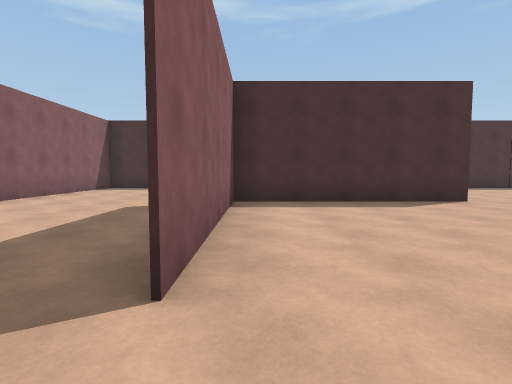
[1] (above)

17 first-person views from a walk through a 3-D level made in the Unity game engine. The camera is 1.3 m above the floor, tilts 4° down and sees 80° across. The floor is counted in squares, 2 m on a side. Each view is taken from the middle of a square. On the plan, view 1 faces up. The plan holds only what a view shows up to about 10 squares ahead; the rest is blank.

[2]
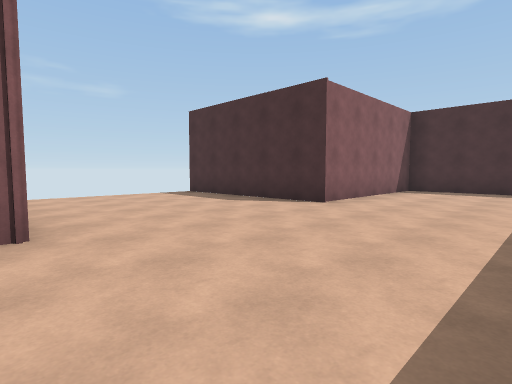

[3]
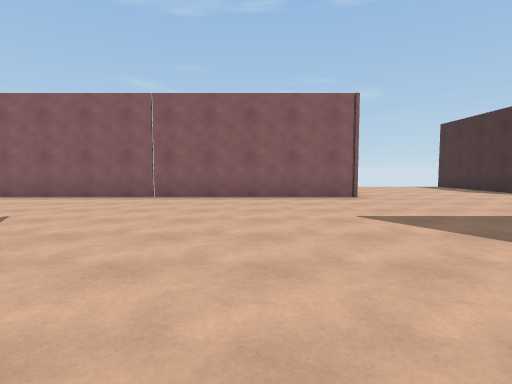

[4]
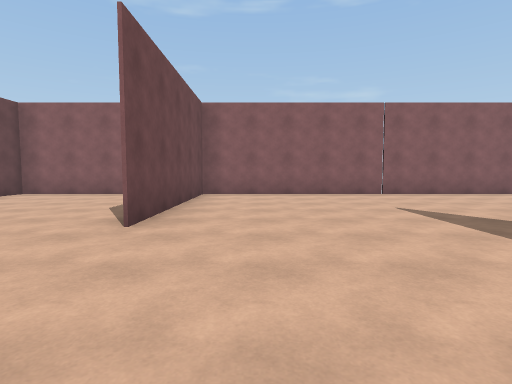

[5]
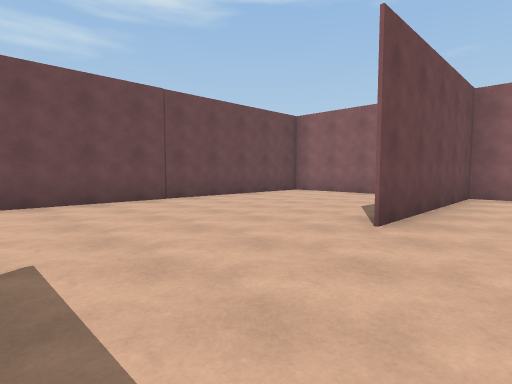

[6]
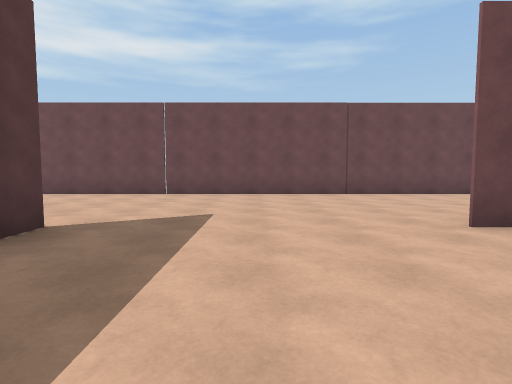

[7]
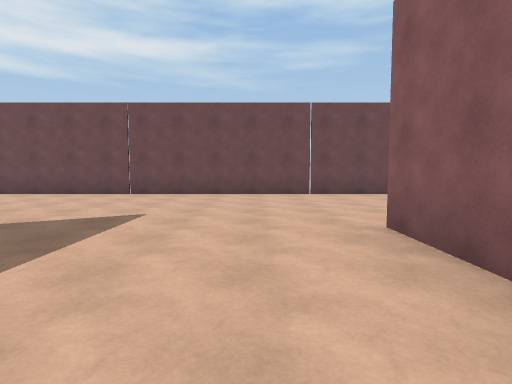

[8]
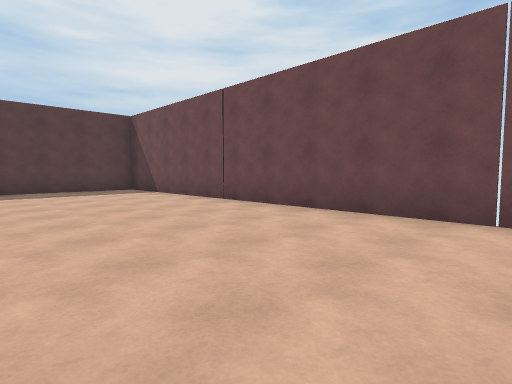

[9]
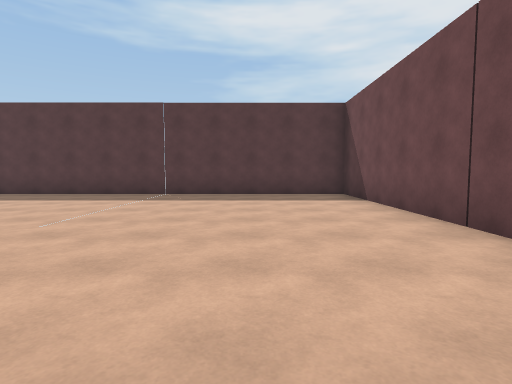

[10]
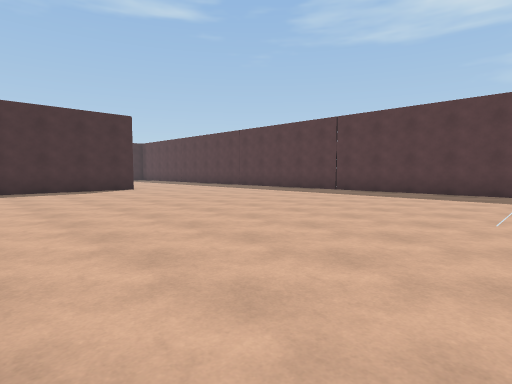

[11]
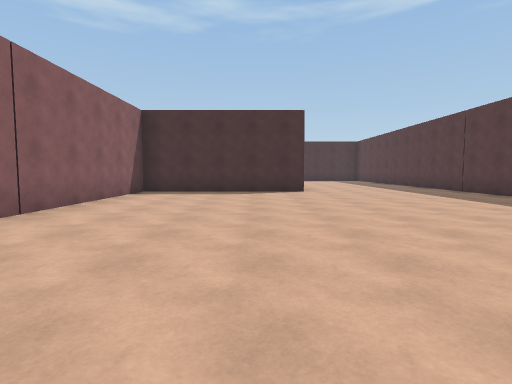

[12]
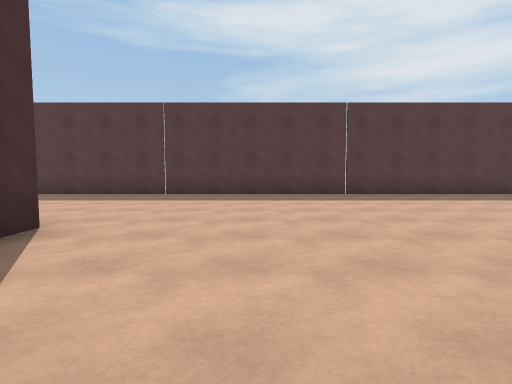

[13]
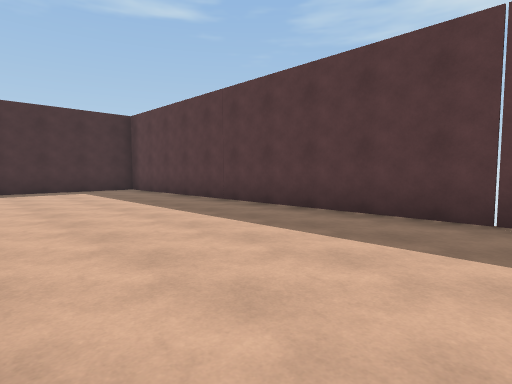

[14]
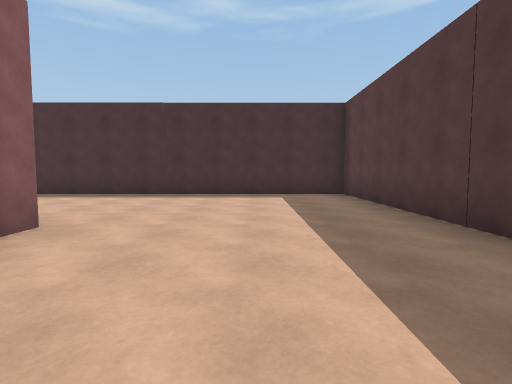

[15]
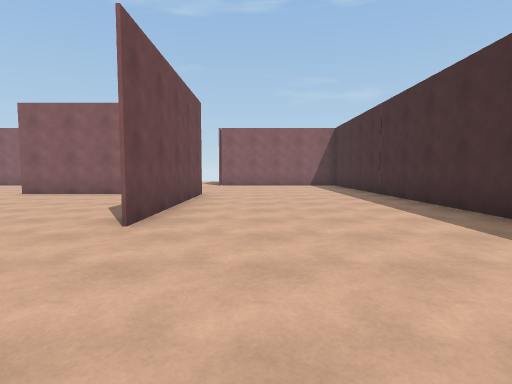

[16]
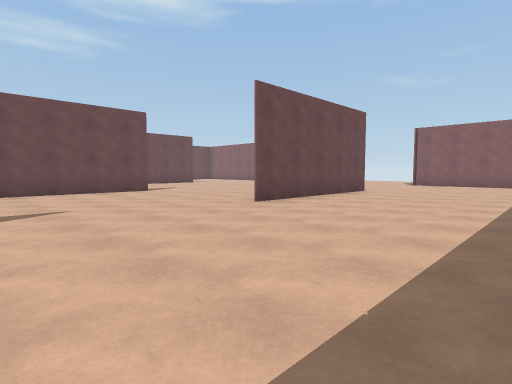

[17]
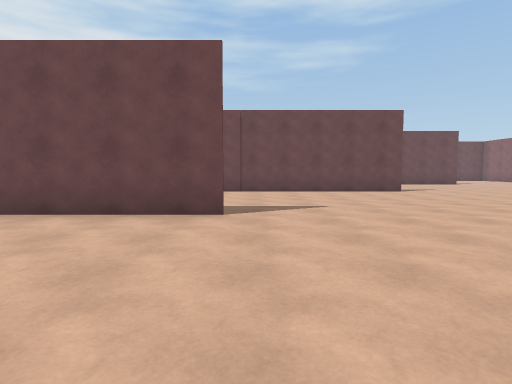

### Floor plan
Points are (right, up) in squares from view 1. A wall is a line through its corners. A room is listed if a view was taken in it or the views show most of it. See-through windows are left out.
Room 1 (views 1, 2, 3, 4, 5, 6, 7, 8, 9, 10, 11, 12, 13, 14, 15, 16, 17)
walls: (4.4, 1.5) (10, 1.5); (4.5, -6.8) (4.5, -8.5); (4.5, 6.4) (-0.5, 6.4) (-0.5, 1.4); (4.4, -8.5) (4.4, -7.9); (9.4, 6.5) (12.9, 6.5); (14.5, 1.5) (9.5, 1.5) (9.5, -3.9); (-0.5, 6.5) (4.5, 6.5); (14.5, 6.5) (14.5, 5.9); (-5.4, 1.5) (-5.4, -8.5) (-0.4, -8.5); (4, 11.4) (-5.4, 11.4) (-5.4, 6.4) (-10.4, 6.4); (-5.4, -10.6) (-5.4, -13.4) (19.4, -13.4) (19.4, 11.4) (10.9, 11.4)

Where each view was taken, in squares from view 1:
view 1: 0 up, 0 right, facing up
view 2: 1 up, 2 left, facing up-left
view 3: 1 down, 2 right, facing left
view 4: 7 down, 3 right, facing left
view 5: 7 down, 3 right, facing down-left
view 6: 5 down, 2 right, facing down
view 7: 5 down, 6 right, facing down
view 8: 9 down, 9 right, facing down-right
view 9: 11 down, 11 right, facing right
view 10: 9 down, 10 right, facing up-right
view 11: 8 down, 13 right, facing up
view 12: 1 down, 11 right, facing right
view 13: 1 up, 15 right, facing up-right
view 14: 3 up, 17 right, facing up
view 15: 8 up, 8 right, facing left
view 16: 11 up, 9 right, facing down-left
view 17: 11 up, 9 right, facing down
